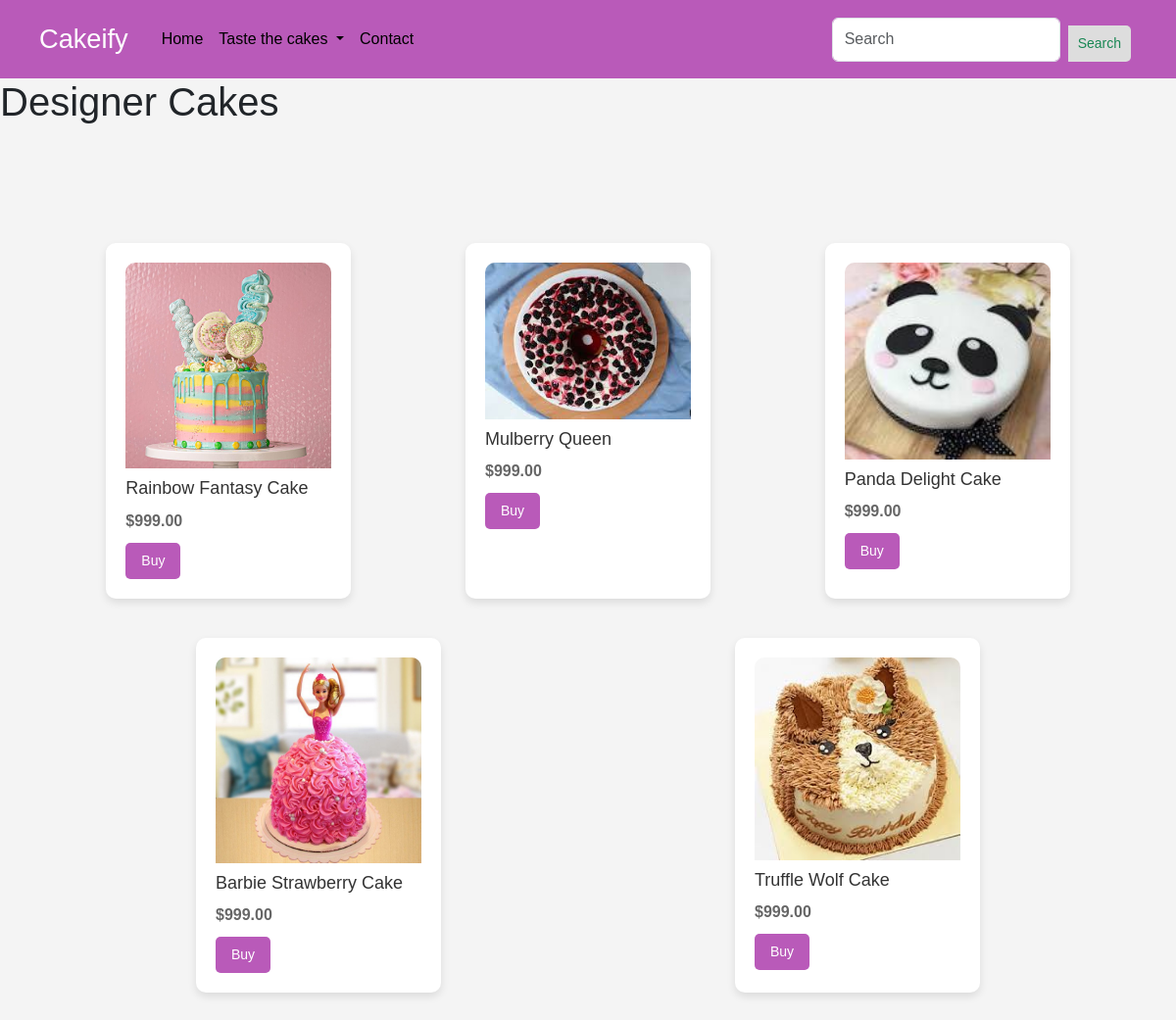
Page /design/ on the committed database.
### TastyCakes/models.py (models this page shows)
class Designer_cake(models.Model):
    image=models.ImageField(upload_to='designer_cake_img/')
    name=models.CharField(max_length=100)
    price=models.DecimalField(max_digits=5, decimal_places=2)

### TastyCakes/views.py (the view)
# urls.py: path('design/', views.design, name='design'),
def design(request):
  designer_cake_var=Designer_cake.objects.all()
  return render(request, 'design.html', {'designer_cake_var': designer_cake_var})

### templates/design.html (shortened to what this page needs)
{% load static %}
<!DOCTYPE html>
<html lang="en">
<head>
    <link href="https://cdn.jsdelivr.net/npm/bootstrap@5.3.3/dist/css/bootstrap.min.css" rel="stylesheet">
</head>
<body>
  <nav class="navbar navbar-expand-lg">
    <div class="container-fluid">
      <a class="navbar-brand" href="{%url 'index' %}">Cakeify</a>
      <div class="collapse navbar-collapse" id="navbarSupportedContent">
        <ul class="navbar-nav me-auto mb-2 mb-lg-0">
          <li class="nav-item">
            <a class="nav-link active" aria-current="page" href="{%url 'index' %}">Home</a>
          </li>
          <li class="nav-item dropdown">
            <a class="nav-link dropdown-toggle" href="#" role="button" data-bs-toggle="dropdown" aria-expanded="false">
              Taste the cakes
            </a>
          </li>
          <li class="nav-item">
            <a class="nav-link active" aria-current="page" href="{%url 'contact' %}">Contact</a>
          </li>
        </ul>
        <form class="d-flex" role="search">
          <input class="form-control me-2" type="search" placeholder="Search" aria-label="Search">
          <button class="btn btn-outline-success" type="submit">Search</button>
        </form>
      </div>
    </div>
</nav>
<div class="header">
  <h1>Designer Cakes</h1>
</div>
  <div class="container">
      {% for cake in designer_cake_var %}
      <div class="product">
          <img src="{{cake.image.url }}" alt="{{ cake.name }}">
          <h3>{{ cake.name }}</h3>
          <p>${{ cake.price }}</p>
          <div class="product-buttons">
              <button class="buy-button" onclick="placeOrder('{{ cake.name }}', {{ cake.price }})">Buy</button>
          </div>
      </div>
      {% endfor %}
  </div>
</body>

### templates/design.html (style rules this page uses)
body { font-family: Arial, sans-serif; margin: 0; padding: 0; background-color: #f4f4f4; }
.container { display: flex; flex-wrap: wrap; justify-content: space-around; padding: 20px; margin-top: 80px; }
.product { width: 250px; background-color: #fff; border-radius: 10px; padding: 20px; margin: 20px; box-shadow: 0 4px 8px rgba(0, 0, 0, 0.1); transition: transform 0.3s ease-in-out; }
.product img { width: 100%; border-radius: 10px 10px 0 0; }
.product h3 { margin-top: 10px; font-size: 18px; color: #333; }
.product p { margin: 10px 0; font-size: 16px; font-weight: bold; color: #666; }
.product-buttons { display: flex; justify-content: space-between; align-items: center; }
.buy-button, .add-to-cart-button { padding: 8px 16px; font-size: 14px; border: none; border-radius: 5px; cursor: pointer; transition: background-color 0.3s ease; }
.buy-button { background-color: rgba(185, 90, 185, 1); color: white; }
.navbar { background-color: #6c757d; overflow: hidden; padding: 10px; }
.navbar a { float: left; display: block; color: white; text-align: center; padding: 10px; text-decoration: none; font-family: sans-serif; }
button[type=submit] { float: right; padding: 8px 10px; margin-top: 8px; margin-right: 16px; background: #ddd; font-size: 14px; border: none; cursor: pointer; border-radius: 0 5px 5px 0; }
.navbar { background-color: rgba(185, 90, 185, 1); padding: 18px 18px; height: 80px; }
.navbar-brand { color: black; font-size: 1.7rem; }
.navbar-nav .nav-link { color: black; }

### rows in the picture
Designer_cake: image (picture), name "Rainbow Fantasy Cake", price "999.00"
Designer_cake: image (picture), name "Mulberry Queen", price "999.00"
Designer_cake: image (picture), name "Panda Delight Cake", price "999.00"
Designer_cake: image (picture), name "Barbie Strawberry Cake", price "999.00"
Designer_cake: image (picture), name "Truffle Wolf Cake", price "999.00"
